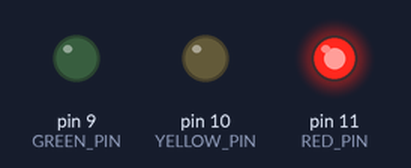
A sketch run on a simulated Arduino Uno, built with avr-gcc and run on an emulated ATmega328P. Parts: output pins drawn as LEDs (lit = HIGH).

Above: at 0.2 s.
At 0.7 s:
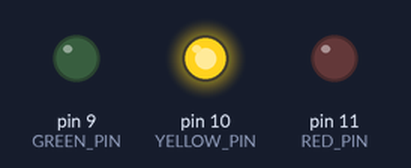
At 2.7 s:
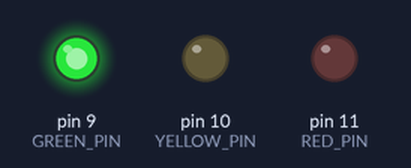
Timing chart, 0 to 3.5 s (numbered marks = the images above):
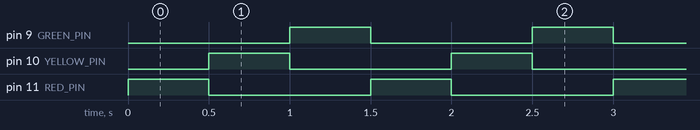

Measured:
- by itself, pin 9 (GREEN_PIN), pin 10 (YELLOW_PIN), pin 11 (RED_PIN): alternates HIGH for 0.50 s and LOW for 1.0 s
- by itself, everything shown: repeats every 1.5 s, in 3 steps

The sketch:

led_pattern.ino
```cpp
const int RED_PIN = 11;
const int YELLOW_PIN = 10;
const int GREEN_PIN = 9;

void setup() {
  pinMode(RED_PIN, OUTPUT);
  pinMode(YELLOW_PIN, OUTPUT);
  pinMode(GREEN_PIN, OUTPUT);
}

void loop() {
  digitalWrite(RED_PIN, HIGH);
  digitalWrite(YELLOW_PIN, LOW);
  digitalWrite(GREEN_PIN, LOW);
  delay(500);

  digitalWrite(RED_PIN, LOW);
  digitalWrite(YELLOW_PIN, HIGH);
  digitalWrite(GREEN_PIN, LOW);
  delay(500);

  digitalWrite(RED_PIN, LOW);
  digitalWrite(YELLOW_PIN, LOW);
  digitalWrite(GREEN_PIN, HIGH);
  delay(500);
}
```
